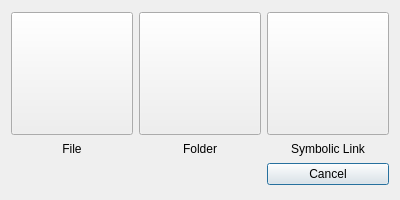
<?xml version="1.0" encoding="UTF-8"?>
<ui version="4.0">
 <class>CreatingModule</class>
 <widget class="QDialog" name="CreatingModule">
  <property name="geometry">
   <rect>
    <x>0</x>
    <y>0</y>
    <width>400</width>
    <height>200</height>
   </rect>
  </property>
  <property name="sizePolicy">
   <sizepolicy hsizetype="Fixed" vsizetype="Fixed">
    <horstretch>0</horstretch>
    <verstretch>0</verstretch>
   </sizepolicy>
  </property>
  <property name="minimumSize">
   <size>
    <width>400</width>
    <height>200</height>
   </size>
  </property>
  <property name="maximumSize">
   <size>
    <width>400</width>
    <height>200</height>
   </size>
  </property>
  <property name="windowTitle">
   <string>Dialog</string>
  </property>
  <layout class="QGridLayout" name="gridLayout">
   <item row="2" column="2">
    <widget class="QPushButton" name="cancelButton">
     <property name="text">
      <string>Cancel</string>
     </property>
    </widget>
   </item>
   <item row="1" column="1">
    <widget class="QLabel" name="folderLabel">
     <property name="sizePolicy">
      <sizepolicy hsizetype="Preferred" vsizetype="Fixed">
       <horstretch>0</horstretch>
       <verstretch>0</verstretch>
      </sizepolicy>
     </property>
     <property name="text">
      <string>Folder</string>
     </property>
     <property name="alignment">
      <set>Qt::AlignCenter</set>
     </property>
    </widget>
   </item>
   <item row="1" column="0">
    <widget class="QLabel" name="fileLabel">
     <property name="sizePolicy">
      <sizepolicy hsizetype="Preferred" vsizetype="Fixed">
       <horstretch>0</horstretch>
       <verstretch>0</verstretch>
      </sizepolicy>
     </property>
     <property name="text">
      <string>File</string>
     </property>
     <property name="alignment">
      <set>Qt::AlignCenter</set>
     </property>
    </widget>
   </item>
   <item row="1" column="2">
    <widget class="QLabel" name="symbolLinkLabel">
     <property name="sizePolicy">
      <sizepolicy hsizetype="Preferred" vsizetype="Fixed">
       <horstretch>0</horstretch>
       <verstretch>0</verstretch>
      </sizepolicy>
     </property>
     <property name="text">
      <string>Symbolic Link</string>
     </property>
     <property name="alignment">
      <set>Qt::AlignCenter</set>
     </property>
    </widget>
   </item>
   <item row="0" column="0">
    <widget class="QPushButton" name="fileCreationButton">
     <property name="minimumSize">
      <size>
       <width>0</width>
       <height>123</height>
      </size>
     </property>
     <property name="text">
      <string/>
     </property>
     <property name="icon">
      <iconset resource="../../../resources/resources.qrc">
       <normaloff>:/fileSystemIcons/fileSystemIcons/document.png</normaloff>:/fileSystemIcons/fileSystemIcons/document.png</iconset>
     </property>
     <property name="iconSize">
      <size>
       <width>96</width>
       <height>96</height>
      </size>
     </property>
    </widget>
   </item>
   <item row="0" column="1">
    <widget class="QPushButton" name="folderCreationButton">
     <property name="minimumSize">
      <size>
       <width>0</width>
       <height>123</height>
      </size>
     </property>
     <property name="text">
      <string/>
     </property>
     <property name="icon">
      <iconset resource="../../../resources/resources.qrc">
       <normaloff>:/fileSystemIcons/fileSystemIcons/folder.png</normaloff>:/fileSystemIcons/fileSystemIcons/folder.png</iconset>
     </property>
     <property name="iconSize">
      <size>
       <width>96</width>
       <height>96</height>
      </size>
     </property>
    </widget>
   </item>
   <item row="0" column="2">
    <widget class="QPushButton" name="symbolLinkCreationButton">
     <property name="minimumSize">
      <size>
       <width>0</width>
       <height>123</height>
      </size>
     </property>
     <property name="focusPolicy">
      <enum>Qt::StrongFocus</enum>
     </property>
     <property name="text">
      <string/>
     </property>
     <property name="icon">
      <iconset resource="../../../resources/resources.qrc">
       <normaloff>:/fileSystemIcons/fileSystemIcons/file.png</normaloff>:/fileSystemIcons/fileSystemIcons/file.png</iconset>
     </property>
     <property name="iconSize">
      <size>
       <width>96</width>
       <height>96</height>
      </size>
     </property>
    </widget>
   </item>
  </layout>
 </widget>
 <resources>
  <include location="../../../resources/resources.qrc"/>
  <include location="../../../resources/resources.qrc"/>
 </resources>
 <connections/>
</ui>
